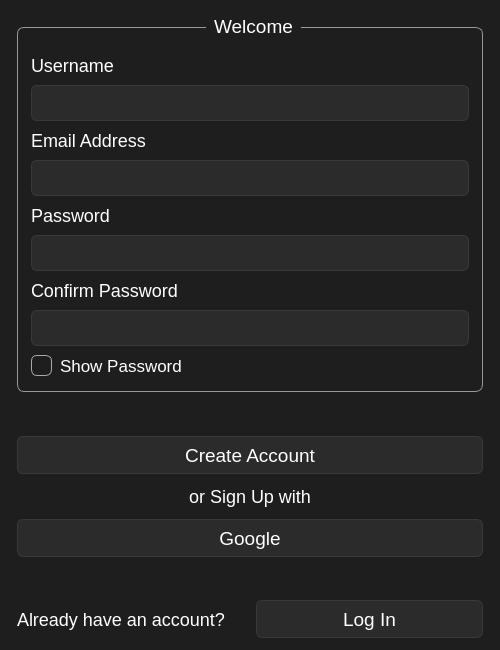
<?xml version="1.0" encoding="UTF-8"?>
<ui version="4.0">
 <class>SignUpForm</class>
 <widget class="QWidget" name="SignUpForm">
  <property name="geometry">
   <rect><x>0</x><y>0</y><width>500</width><height>650</height></rect>
  </property>
  <property name="windowTitle">
   <string>SIA2 Utilities</string>
  </property>
  <property name="styleSheet">
   <string notr="true">QWidget {
    background-color: #1E1E1E;
    color: white;
    font-family: Arial;
    font-size: 18px;
}
QGroupBox {
    border: 1px solid #999999;
    border-radius: 7px;
    margin-top: 12px;
    padding-top: 10px;
    font-size: 19px;
}
QGroupBox::title {
    subcontrol-origin: margin;
    subcontrol-position: top center;
    padding: 0 5px;
    color: white;
}
QLabel {
    color: white;
    background: transparent;
}
QLineEdit {
    background-color: #2B2B2B;
    color: white;
    border: 1px solid #393939;
    border-radius: 6px;
    padding: 5px 8px;
    font-size: 17px;
}
QLineEdit:focus {
    border: 1px solid #777777;
}
QCheckBox {
    spacing: 8px;
    color: white;
    font-size: 17px;
}
QCheckBox::indicator {
    width: 19px;
    height: 19px;
    border: 1px solid #AAAAAA;
    border-radius: 6px;
    background-color: #1E1E1E;
}
QCheckBox::indicator:checked {
    background-color: #444444;
    border: 1px solid #AAAAAA;
}
QPushButton {
    background-color: #2B2B2B;
    color: white;
    border: 1px solid #393939;
    border-radius: 6px;
    font-size: 19px;
}
QPushButton:hover {
    background-color: #393939;
}
QPushButton:pressed {
    background-color: #444444;
}</string>
  </property>
  <layout class="QVBoxLayout" name="main_layout">
   <property name="leftMargin"><number>17</number></property>
   <property name="topMargin"><number>15</number></property>
   <property name="rightMargin"><number>17</number></property>
   <property name="bottomMargin"><number>12</number></property>
   <property name="spacing"><number>12</number></property>
   <item>
    <widget class="QGroupBox" name="welcome_group">
     <property name="title"><string>Welcome</string></property>
     <layout class="QVBoxLayout" name="group_layout">
      <property name="leftMargin"><number>13</number></property>
      <property name="topMargin"><number>17</number></property>
      <property name="rightMargin"><number>13</number></property>
      <property name="bottomMargin"><number>15</number></property>
      <property name="spacing"><number>9</number></property>
      <item><widget class="QLabel" name="username_label"><property name="text"><string>Username</string></property></widget></item>
      <item>
       <widget class="QLineEdit" name="username_input">
        <property name="minimumSize"><size><width>0</width><height>36</height></size></property>
       </widget>
      </item>
      <item><widget class="QLabel" name="email_label"><property name="text"><string>Email Address</string></property></widget></item>
      <item>
       <widget class="QLineEdit" name="email_input">
        <property name="minimumSize"><size><width>0</width><height>36</height></size></property>
       </widget>
      </item>
      <item><widget class="QLabel" name="password_label"><property name="text"><string>Password</string></property></widget></item>
      <item>
       <widget class="QLineEdit" name="password_input">
        <property name="minimumSize"><size><width>0</width><height>36</height></size></property>
        <property name="echoMode"><enum>QLineEdit::Password</enum></property>
       </widget>
      </item>
      <item><widget class="QLabel" name="confirm_label"><property name="text"><string>Confirm Password</string></property></widget></item>
      <item>
       <widget class="QLineEdit" name="confirm_password_input">
        <property name="minimumSize"><size><width>0</width><height>36</height></size></property>
        <property name="echoMode"><enum>QLineEdit::Password</enum></property>
       </widget>
      </item>
      <item><widget class="QCheckBox" name="show_password"><property name="text"><string>Show Password</string></property></widget></item>
     </layout>
    </widget>
   </item>
   <item>
    <spacer name="top_stretch">
     <property name="orientation"><enum>Qt::Vertical</enum></property>
     <property name="sizeHint" stdset="0"><size><width>20</width><height>20</height></size></property>
    </spacer>
   </item>
   <item>
    <widget class="QPushButton" name="signup_button">
     <property name="minimumSize"><size><width>0</width><height>38</height></size></property>
     <property name="text"><string>Create Account</string></property>
    </widget>
   </item>
   <item>
    <widget class="QLabel" name="google_label">
     <property name="text"><string>or Sign Up with</string></property>
     <property name="alignment"><set>Qt::AlignCenter</set></property>
    </widget>
   </item>
   <item>
    <widget class="QPushButton" name="google_button">
     <property name="minimumSize"><size><width>0</width><height>38</height></size></property>
     <property name="text"><string>Google</string></property>
    </widget>
   </item>
   <item>
    <spacer name="bottom_stretch">
     <property name="orientation"><enum>Qt::Vertical</enum></property>
     <property name="sizeHint" stdset="0"><size><width>20</width><height>20</height></size></property>
    </spacer>
   </item>
   <item>
    <layout class="QHBoxLayout" name="bottom_layout">
     <item><widget class="QLabel" name="already_label"><property name="text"><string>Already have an account?</string></property></widget></item>
     <item>
      <widget class="QPushButton" name="login_button">
       <property name="minimumSize"><size><width>0</width><height>38</height></size></property>
       <property name="text"><string>Log In</string></property>
      </widget>
     </item>
    </layout>
   </item>
  </layout>
 </widget>
 <resources/>
 <connections/>
</ui>
